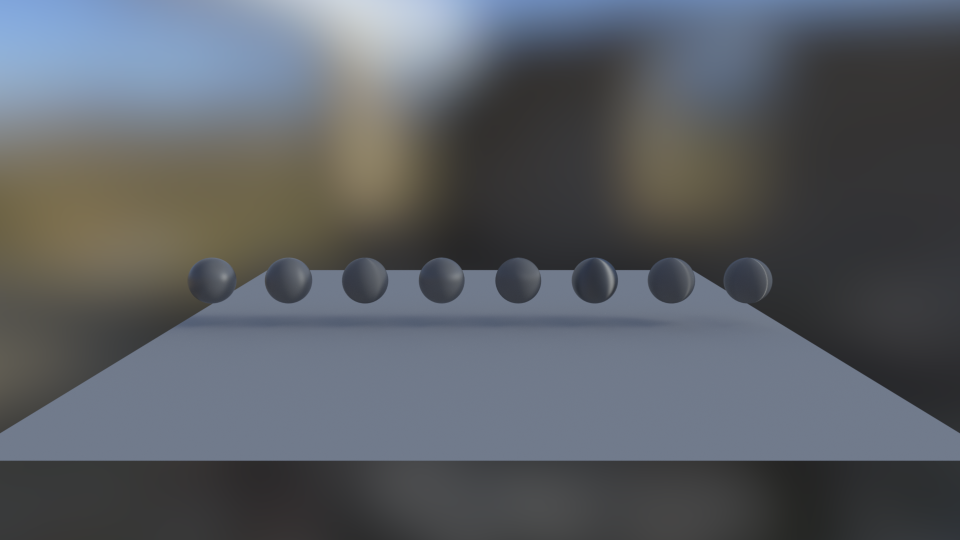
#> input picture calib/references/iray/Calib-Aniso.png, 1920 x 1080 px (shown at 1/2 size)
$ python strand-cells.py ../../calib/references/iray/Calib-Aniso.png
#> lines starting #> are read from the running program, lines starting #| are printed output that depends on the picture
#!/usr/bin/env python3
"""ORBIS: per-cell light of the strand scenes' 4 x 4 grid (rows G - J,
columns 1 - 4 of make-strand-scenes.py, 1920 x 1080), so arc / pile
compares are measured one way (#221).

  python3 scripts/dev/strand-cells.py [--shares a/b,c/d] <render.png>...

Each cell is the mean linear luminance (sRGB decoded, Rec. 709 weights)
x 1000 over the strands' silhouette inside the cell's box: the first
image with an alpha channel (an Iray reference) gives the silhouette
(alpha > 0.5), else every pixel of the first image brighter than 2 / 255.
The same mask is used for every image, so the ratios compare like with
like. --shares prints column ratios per row (e.g. 1/2,3/4: the dual
lobe's share with Pixie opaque and Pixie whole on -Pile).
"""
import sys
import numpy as np
from PIL import Image

# Boxes around the cells (x0, x1, y0, y1), the -Arc / -Pile layout.
COLS = [(170, 390), (630, 840), (1080, 1290), (1530, 1750)]
ROWS = [('G', 60, 175), ('H', 245, 365), ('I', 480, 610), ('J', 830, 960)]


def linear(a):
    c = a[..., :3].astype(np.float64) / 255.0
    lin = np.where(c <= 0.04045, c / 12.92, ((c + 0.055) / 1.055) ** 2.4)
    return lin @ np.array([0.2126, 0.7152, 0.0722])


def main(argv):
    shares = []
    if '--shares' in argv:
        i = argv.index('--shares')
        shares = [tuple(int(c) for c in s.split('/')) for s in argv[i + 1].split(',')]
        argv = argv[:i] + argv[i + 2:]
    if not argv:
        print(__doc__)
        return 2
    imgs = [(p, np.array(Image.open(p))) for p in argv]
#> imgs = 1 item
    ref = next((a for _, a in imgs if a.ndim == 3 and a.shape[2] == 4), None)
#> ref is the input picture: shape (1080, 1920, 4); mean R, G, B, A 90.1, 94.2, 99.7, 255
    mask = ref[..., 3] > 127 if ref is not None else linear(imgs[0][1]) > (2 / 255) ** 2.2
#> mask: shape (1080, 1920) bool; every value is 1
    print('mask:', 'alpha of the first RGBA image' if ref is not None else 'first image > 2/255')
#| mask: alpha of the first RGBA image
    for p, a in imgs:
        lum = linear(a)
        print(p)
        for r, y0, y1 in ROWS:
            vals = []
            for x0, x1 in COLS:
                m = mask[y0:y1, x0:x1]
                vals.append(1000 * lum[y0:y1, x0:x1][m].mean() if m.any() else float('nan'))
            line = f'  {r}: ' + ' '.join(f'{v:7.3f}' for v in vals)
            for s in shares:
                line += f'   {s[0]}/{s[1]} {vals[s[0] - 1] / vals[s[1] - 1]:.3f}'
            print(line)
#> this loop made 1 pass
#| ../../calib/references/iray/Calib-Aniso.png
#|   G: 350.965 401.858  64.110  59.450
#|   H: 169.667 184.131  57.694  38.774
#|   I: 125.310 104.588  94.344  34.521
#|   J: 147.973 151.540 151.059 142.939
#> pass 1, in linear, `lin = np.where(c <= 0.04045, c / 12.92, ((c + 0.055) / 1.055) ** 2.4)`:
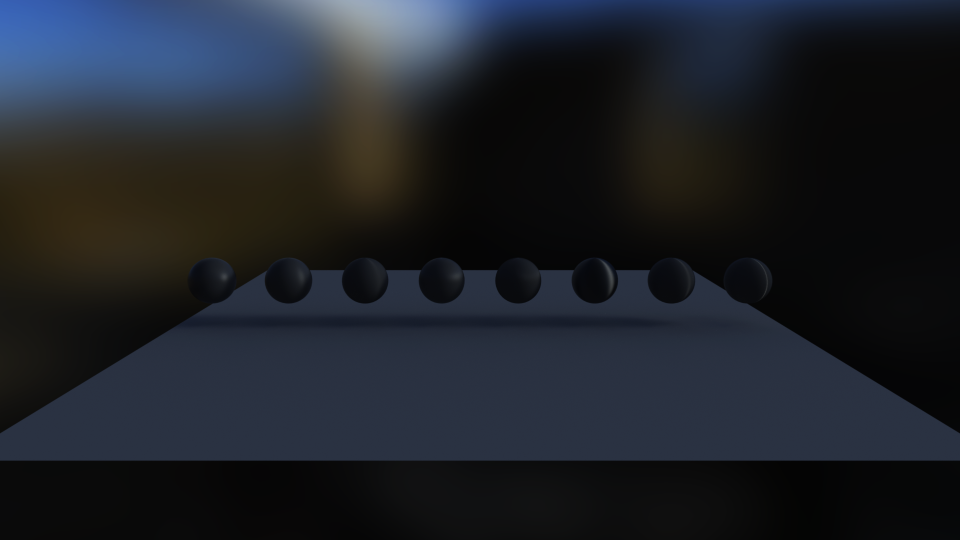
#> lin: shape (1080, 1920, 3) float64 (shown at 1/2 size); mean R, G, B 0.119, 0.134, 0.162
#> pass 1, in main, `lum = linear(a)`:
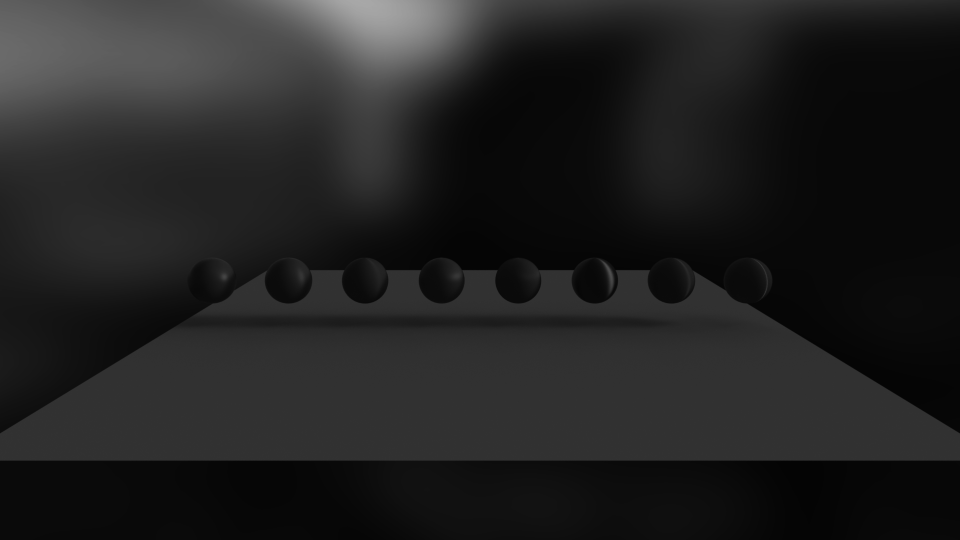
#> lum: shape (1080, 1920) float64 (shown at 1/2 size); min 0.0176, max 0.663, mean 0.133
#> after the loop: m: shape (130, 220) bool; every value is 1
    return 0


if __name__ == '__main__':
    sys.exit(main(sys.argv[1:]))
#> (the program exits here)
